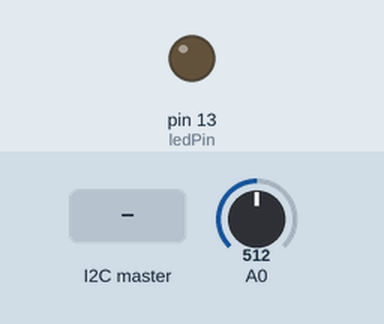
Simulated run of this sketch. Board: Arduino Uno, built with avr-gcc and run on an emulated ATmega328P. On the bench: output pins drawn as LEDs (lit = HIGH). The inputs (shaded band) are chosen by the test bench; at power-on: A0 = 512. What the sketch prints to the serial monitor is not drawn.

Above: at 1.2 s.
1.3 s: the I2C master sends the byte 1
At 2.3 s:
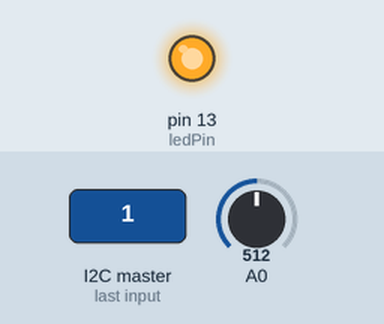
2.8 s: the I2C master sends the byte 0
At 3.6 s:
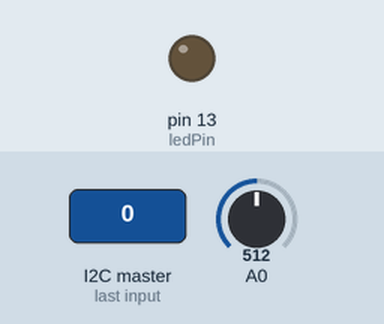
4.3 s: the I2C master sends the byte 2
At 4.9 s:
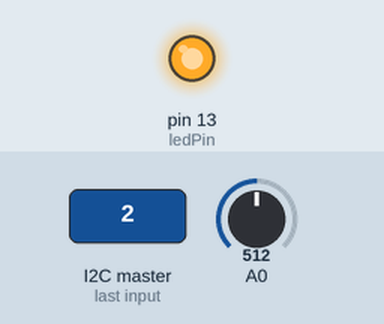
Timing chart, 0 to 7.3 s (numbered marks = the images above; inputs shaded):
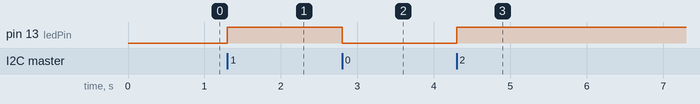

Measured:
- after the input at 1.3 s, pin 13 (ledPin): LOW → HIGH at once
- after the input at 2.8 s, pin 13 (ledPin): HIGH → LOW at once
- after the input at 4.3 s, pin 13 (ledPin): LOW → HIGH at once

The sketch:

Pratica5_arduino.ino
```cpp
#include <Wire.h>

const int ledPin = LED_BUILTIN;

int varRead = 0;
int highB = 0;
int lowB = 0;

void setup() {

  Serial.begin(9600);
  Wire.onRequest(requestEvent);

  //------

  Wire.begin(0x8);

  Wire.onReceive(receiveEvent);

  pinMode(ledPin, OUTPUT);
  digitalWrite(ledPin, LOW);
}

void requestEvent(){
  varRead = analogRead(A0);
  Serial.println(varRead);
  highB = highByte(varRead);
  lowB = lowByte(varRead);

  Wire.write(highB);
  Wire.write(lowB);

}


void receiveEvent(int howMany){
 while (Wire.available()){
   char c = Wire.read();
   digitalWrite(ledPin, c);
 }

}

void loop() {

  varRead = analogRead(A0);
  Serial.println(varRead);
  highB = highByte(varRead);
  lowB = lowByte(varRead);

  delay(100);
}
```
